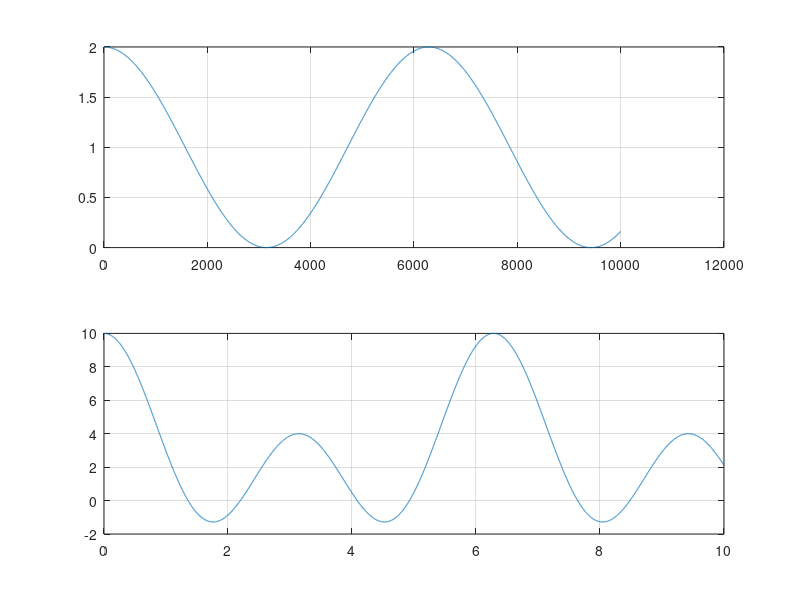

Reproduce this figure in MATLAB.
clc;
clear;
close;
n=11;
w=0:0.001:n-1;
subplot(2,1,2);
y=2*exp(j*w)+3+exp(-j*w)+4*exp(-j*2*w);
plot(w,y);
grid on


m=cos(w)+1;
disp(m);
subplot(2,1,1);
plot(m);
grid on